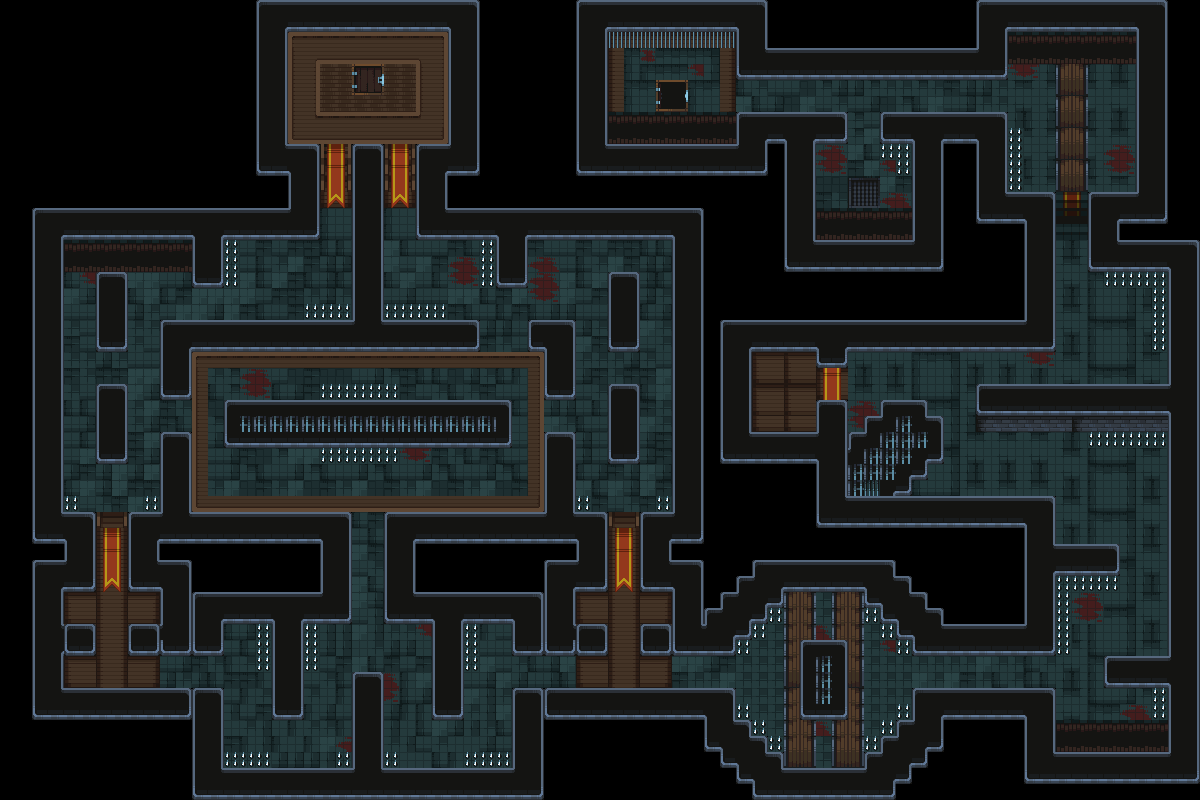

A 2D game scene composited from a Tiled map and its tileset images. What follows is a short description and the map's XML, with each tile layer's data collapsed to a summary:
An orthogonal 75x50 tile map with 16x16 px tiles, 5 tile layers (Floor, Saferoom, Wall, Traps, ...).

<map version="1.10" tiledversion="git" orientation="orthogonal" renderorder="right-down" width="75" height="50" tilewidth="16" tileheight="16" infinite="0" nextlayerid="7" nextobjectid="1">
 <editorsettings>
  <export target="../Level3.json" format="json" />
 </editorsettings>
 <tileset firstgid="1" name="Dungeon_Tileset" tilewidth="16" tileheight="16" tilecount="625" columns="25">
  <image source="Dungeon_Tileset.png" width="400" height="400" />
 </tileset>
 <layer id="2" name="Floor" width="75" height="50">
  <data>[3750 cells, 1538 non-empty, 74 distinct tile ids]</data>
 </layer>
 <layer id="3" name="Saferoom" width="75" height="50">
  <data>[3750 cells, 191 non-empty, 40 distinct tile ids]</data>
 </layer>
 <layer id="4" name="Wall" width="75" height="50">
  <data>[3750 cells, 1496 non-empty, 19 distinct tile ids]</data>
 </layer>
 <layer id="5" name="Traps" width="75" height="50">
  <data>[3750 cells, 97 non-empty, 1 distinct tile ids]</data>
 </layer>
 <layer id="6" name="False Floor" width="75" height="50">
  <data>[3750 cells, 74 non-empty, 4 distinct tile ids]</data>
 </layer>
</map>
